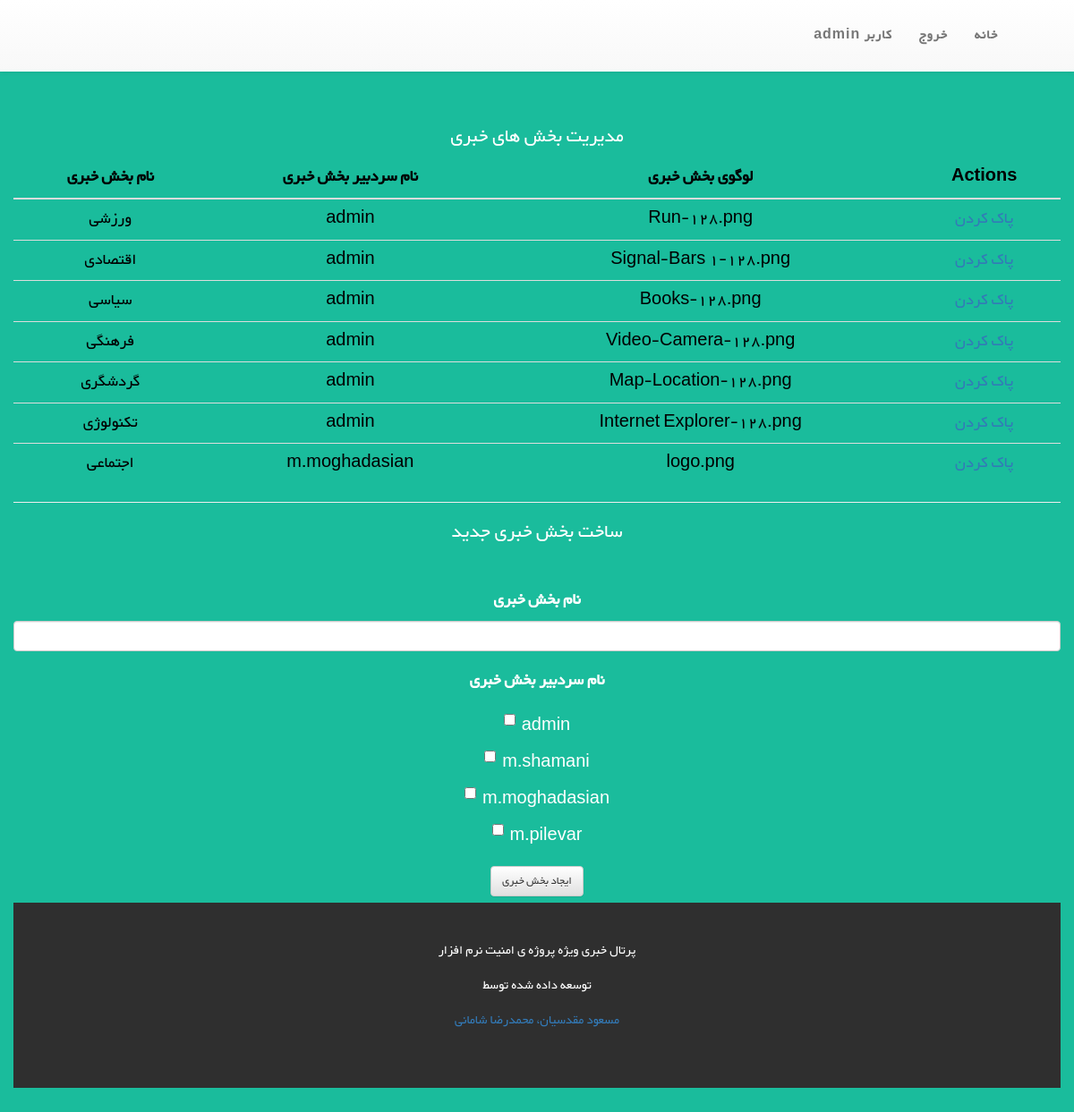
/SectionList/ (signed in), run on the app's committed database.
### NEWS/models.py (models this page shows, shortened)
class Users(models.Model):
	username = models.CharField(max_length=50)
	password = models.CharField(max_length=50)
	email = models.CharField(max_length=50)
	isadmin = models.PositiveIntegerField(default=0)
	lastlogin = models.DateTimeField(default=timezone.now)

class NewsSection(models.Model):
	SAdmin = models.ForeignKey('Users', on_delete = models.CASCADE)
	Stitle = models.CharField(max_length=50)
	SLogo = models.CharField(max_length=50, default='logo.png')

### NEWS/views.py (the view)
# urls.py: url(r'^SectionList/$', views.SectionList, name='SectionList'),
def SectionList(request):
	if request.session.has_key('username'):
		uname = request.session['username']
		IsAdmin = Users.objects.filter(username = uname).get()
		if IsAdmin:
			SectionsList = NewsSection.objects.order_by('id')
			UserList = Users.objects.order_by('id')
			context_dict = { 'Sections' : SectionsList, 'userlist' : UserList, 'username':request.session['username']}
			return render(request, 'SectionList.html', context_dict)
		else:
			context_dict = {'username': uname}
			return render(request, 'AccessDenied.html', context_dict)
	else:
		Sections = NewsSection.objects.order_by('id')
		random = randint(1, 9)
		context_dict = {'Sections': Sections, 'Random': random}
		return render(request, 'Login.html', context_dict)

### NEWS/Templates/SectionList.html (shortened to what this page needs)
{% load staticfiles %}
<!DOCTYPE html>
<html lang="en">
<head>
  <link rel="stylesheet" href="//maxcdn.bootstrapcdn.com/bootstrap/3.2.0/css/bootstrap.min.css">
  <link rel="stylesheet" href="//maxcdn.bootstrapcdn.com/bootstrap/3.2.0/css/bootstrap-theme.min.css">
  <link rel="stylesheet" href="{% static 'CSS/Style.css' %}">
</head>
<body>
<nav class="navbar navbar-default">
  <b>
  <div class="container" dir="rtl">
    <div class="collapse navbar-collapse" id="myNavbar">
      <ul class="nav navbar-nav navbar-right">
		<li><a href="/Login/">کاربر {{ username }}</a></li>
		<li><a href="/Logout/">خروج</a></li>
		<li><a href="/">خانه</a></li>
      </ul>
    </div>
  </div>
  </b>
</nav>
<div class="container-fluid bg-1 text-center">
<h3>مدیریت بخش های خبری</h3>
  <table class="table table-hover text-center">
    <thead>
      <tr>
        <th class="text-center">نام بخش خبری</th>
        <th class="text-center">نام سردبیر بخش خبری</th>
        <th class="text-center">لوگوی بخش خبری</th>
		<th class="text-center">Actions</th>
      </tr>
    </thead>
    <tbody class="text-center">
		{% for section in Sections %}
			<tr>
			<td>{{ section.Stitle }}</td>
			{%for user in userlist %}
				{% if section.SAdmin == user %}
					<td>{{ user.username }}</td>
				{% endif %}
			{% endfor %}
			<td>{{ section.SLogo }}</td>
			<td><a href="/SectionDel/{{ section.id }}/">پاک کردن</a></td>
			</tr>
		{% endfor %}
    </tbody>
  </table>
  <hr/>
  <h3 class="margin">ساخت بخش خبری جدید</h3>
	  <form name="LoginForm" action="/SectionAdd/" method="POST">
	  <div class="form-group">
		<label for="username">نام بخش خبری</label>
		<input type="text" class="form-control" name="secname">
	  </div>
	  <div class="form-group">
		<label for="pwd">نام سردبیر بخش خبری</label>
			{%for user in userlist %}
				<div class="checkbox rtl">
					<label><input type="checkbox" value="{{ user.id }}" name="checks">{{ user.username }}</label>
				</div>
			{% endfor %}
	  </div>
	  <button type="submit" class="btn btn-default">ایجاد بخش خبری</button>
	  </form>
<footer class="container-fluid bg-4 text-center">
  <p>پرتال خبری ویژه پروژه ی امنیت نرم افزار</p>
  <p>توسعه داده شده توسط</p>
  <p><a>مسعود مقدسیان، محمدرضا شامانی</a></p>
</footer>
</body>
</html>

### NEWS/static/CSS/Style.css (style rules this page uses)
body { font: 20px Yekan, sans-serif; line-height: 1.8; color: #f5f6f7; }
p { font-size: 16px; }
.table { color: black; }
.form-control { width: 350px text-align: center; }
.margin { margin-bottom: 45px; }
.bg-1 { background-color: #1abc9c; color: #ffffff; }
.bg-4 { background-color: #2f2f2f; color: #fff; }
.container-fluid { padding-top: 40px; padding-bottom: 50px; }
.navbar { padding-top: 15px; padding-bottom: 15px; border: 0; border-radius: 0; margin-bottom: 0; font-size: 16px; letter-spacing: 1px; }

### data on the page
Users: username "admin"
NewsSection: Stitle "ورزشی", SLogo "Run-128.png"
NewsSection: Stitle "اقتصادی", SLogo "Signal-Bars 1-128.png"
NewsSection: Stitle "سیاسی", SLogo "Books-128.png"
NewsSection: Stitle "فرهنگی", SLogo "Video-Camera-128.png"
NewsSection: Stitle "گردشگری", SLogo "Map-Location-128.png"
NewsSection: Stitle "تکنولوژی", SLogo "Internet Explorer-128.png"
NewsSection: Stitle "اجتماعی", SLogo "logo.png"
Users: username "m.moghadasian"
Users: username "m.shamani"
Users: username "m.pilevar"
